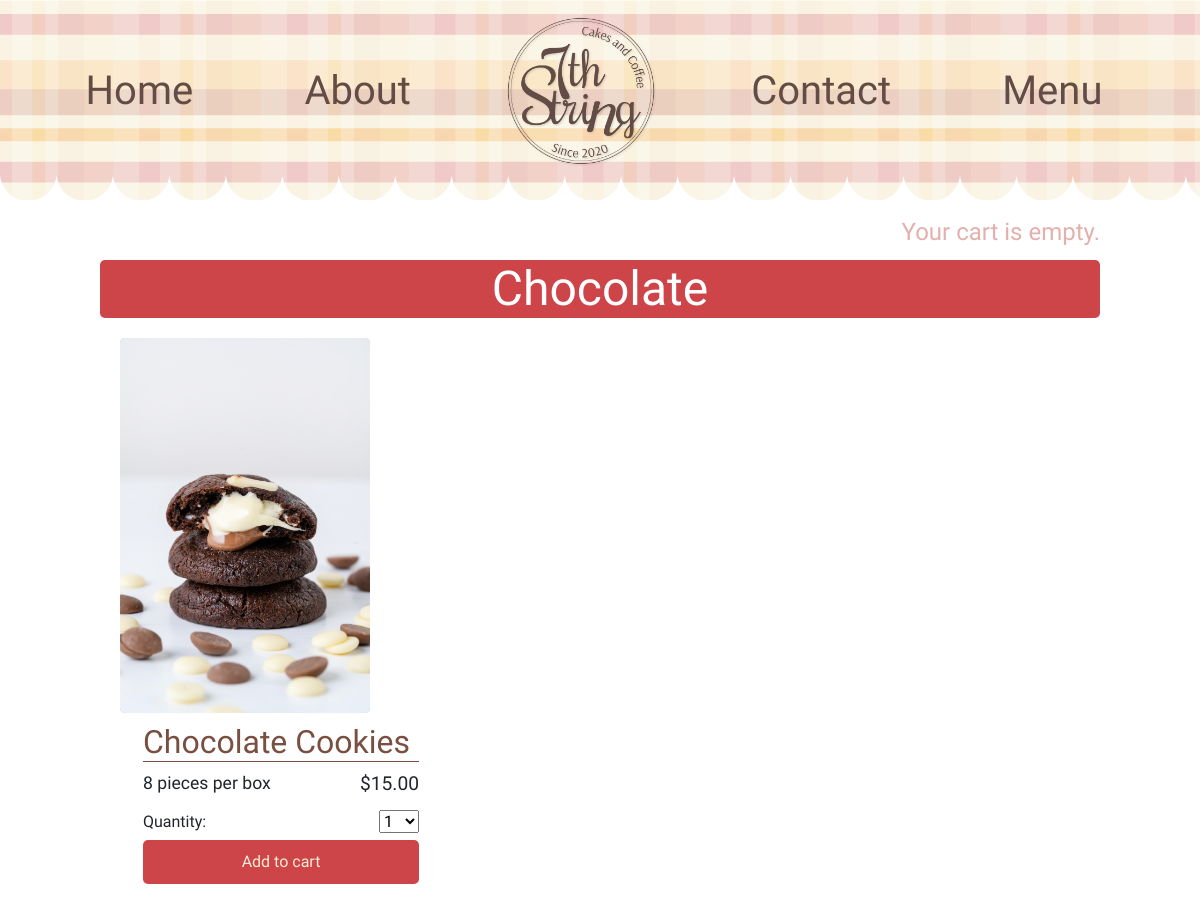
Screenshot of /7/chocolate/ with the database file from the repository.
### shop/models.py (models this page shows, shortened)
class Product(models.Model):
    category = models.ForeignKey(Category,
                                 related_name='products',
                                 on_delete=models.CASCADE)
    name = models.CharField(max_length=200)
    slug = models.SlugField(max_length=200)
    image = models.ImageField(upload_to='products/%Y/%m/%d',
                              blank=True)
    description = models.TextField(blank=True)
    available = models.BooleanField(default=True)
    created = models.DateTimeField(auto_now_add=True)
    updated = models.DateTimeField(auto_now=True)
    class Meta:
        ordering = ['name']
        indexes = [
            models.Index(fields=['id', 'slug']),
            models.Index(fields=['name']),
            models.Index(fields=['-created']),
        ]

class SubProduct(models.Model):
    product = models.ForeignKey(Product,
                                related_name='subproducts',
                                on_delete=models.CASCADE)
    name = models.CharField(max_length=200)
    slug = models.SlugField(max_length=200)
    image = models.ImageField(upload_to='subproducts/%Y/%m/%d',
                              blank=True)
    description = models.TextField(blank=True)
    price = models.DecimalField(max_digits=10,
                                decimal_places=2)
    available = models.BooleanField(default=True)
    created = models.DateTimeField(auto_now_add=True)
    updated = models.DateTimeField(auto_now=True)
    class Meta:
        ordering = ['name']
        indexes = [
            models.Index(fields=['id', 'slug']),
            models.Index(fields=['name']),
            models.Index(fields=['-created']),
        ]

### shop/views.py (the view)
# urls.py: path('<int:id>/<slug:slug>/', views.product_detail,
def product_detail(request, id, slug):
    product = get_object_or_404(Product,
                                id=id,
                                slug=slug,
                                available=True)
    subproduct = SubProduct.objects.all()
    cart_product_form = CartAddProductForm()
    return render(request,
                  'shop/product/detail.html',
                  {'product': product,
                   'subproduct': subproduct, 'cart_product_form': cart_product_form})

### cart/forms.py
class CartAddProductForm(forms.Form):
    quantity = forms.TypedChoiceField(
        choices=PRODUCT_QUANTITY_CHOICES,
        coerce=int)
    override = forms.BooleanField(required=False,
                                  initial=False,
                                  widget=forms.HiddenInput)

### cart/cart.py (called while the page is built)
    def __len__(self):
        return sum(item['quantity'] for item in self.cart.values())

### cart/context_processors.py (called while the page is built)
def cart(request):
    return {'cart': Cart(request)}

### shop/templates/shop/product/detail.html (shortened to what this page needs)
{% extends "shop/base.html" %}
{% load static %}
{% block content %}
  <div class="product-detail">
    <h1>{{ product.name }}</h1>
      {% for sub in subproduct %}
          {% if sub.product == product %}
              <div class="subcontainer">
                  <img src="{% if sub.image %}{{ sub.image.url }}{% else %}
                    {% static "img/no_image.png" %}{% endif %}" >
                  <div class="subdetail">
                        <h2 {{sub.get_absolute_url}}>
                            {{ sub.name }}
                        </h2>
                      <span style="font-size: 110%">{{ sub.description }}</span>
                        <span style="font-size: 120%; float: right;">${{ sub.price }}</span>
                        <form action="{% url "cart:cart_add" sub.id %}" method="post" style="margin-top: 5%">
                        {{ cart_product_form }}
                        <input type="submit" value="Add to cart" >
                        </form>
                  </div>
              </div>
          {% endif %}
        {% endfor %}
  </div>
{% endblock %}

### shop/static/css/base.css (style rules this page uses)
body { margin:0; padding:0; font-family: 'Arsenal', sans-serif; }
h1, h2, h3, h4, h5 , h6 { font-family: 'Rochester', cursive; font-weight:normal; color: rgb(121, 79, 65); }
h1 { font-size: 300%; }
a.button, input[type="submit"] { color:rgb(246,237,215); background:rgb(205,69,73); border-radius:5px; padding:10px 20px; font-size:100%; border:0; width: 100%; margin-top: 2% }
.product-detail { text-align:justify; }
.product-detail img { float:left; background-color: #bbbbbb; width: 250px; height: auto; float: left; border-radius: 5px; }
.product-detail h1 { margin-bottom:0; background-color: rgb(205, 69, 73); color: white; text-align: center; border-radius: 5px; }
.product-detail h2 { margin-top:10px; color: rgb(121,79,65); border-bottom: 1px solid rgb(121,79,65); }
.subcontainer { width: 50%; margin-left: auto; margin-right: auto; padding: 2%; margin-bottom: 1%; float: left; }
.subdetail { float: left; width: 60%; margin-left: 5%; }

### rows the page displays
Product: name "Chocolate"
SubProduct: image (picture), name "Chocolate Cookies", description "8 pieces per box", price "15.00"
